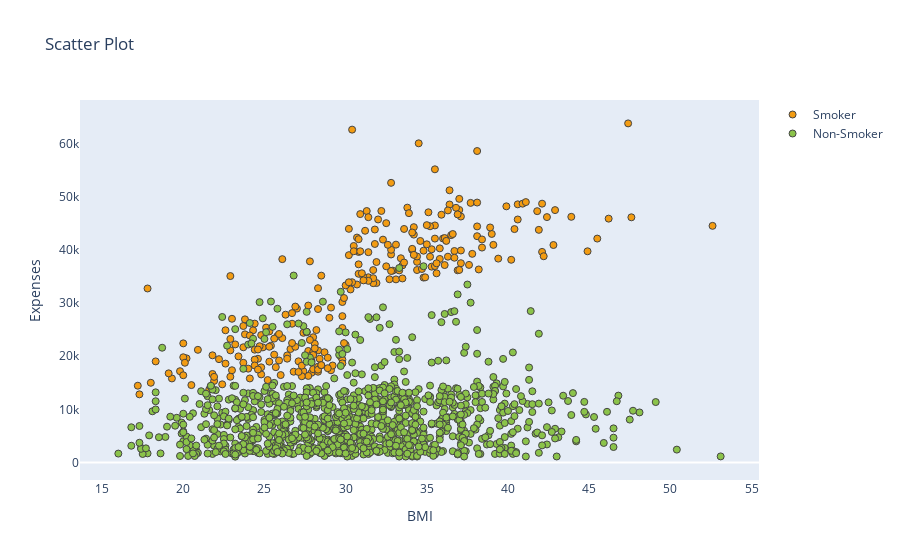

Source (notebook cell):
### Code cell
trace0 = go.Scatter(
                    x = insurance[insurance.smoker == 'yes'].bmi,
                    y = insurance[insurance.smoker == 'yes'].expenses,
                    mode = 'markers',
                    name = 'Smoker',
                    marker = dict(size = 7, color = '#F39C12', symbol = 'circle', line = dict(width = 1))
)

trace1 = go.Scatter(
                    x = insurance[insurance.smoker == 'no'].bmi,
                    y = insurance[insurance.smoker == 'no'].expenses,
                    mode = 'markers',
                    name = 'Non-Smoker',
                    marker = dict(size = 7, color = '#8BC34A', symbol = 'circle', line = dict(width = 1))
)

layout = go.Layout(
                    title = 'Scatter Plot', 
                    xaxis = dict(title = 'BMI', showgrid = False, showline = False),
                    yaxis = dict(title = 'Expenses', showgrid = False, showline = False),
                  )

data = [trace0, trace1]
fig = go.Figure(data = data, layout = layout)
iplot(fig)

### Figure 1 — Plotly figure (JSON) as saved in the notebook; plotly's stock layout.template omitted (floating-point values rounded to 4 significant figures; data arrays with more than 128 entries replaced by an {"elided": "..."} marker saying what was removed)
{"data": [{"marker": {"color": "#F39C12", "line": {"width": 1}, "size": 7, "symbol": "circle"}, "mode": "markers", "name": "Smoker", "type": "scatter", "x": {"elided": "274 float values"}, "y": {"elided": "274 float values"}}, {"marker": {"color": "#8BC34A", "line": {"width": 1}, "size": 7, "symbol": "circle"}, "mode": "markers", "name": "Non-Smoker", "type": "scatter", "x": {"elided": "1064 float values"}, "y": {"elided": "1064 float values"}}], "layout": {"title": {"text": "Scatter Plot"}, "xaxis": {"showgrid": false, "showline": false, "title": {"text": "BMI"}}, "yaxis": {"showgrid": false, "showline": false, "title": {"text": "Expenses"}}}}
